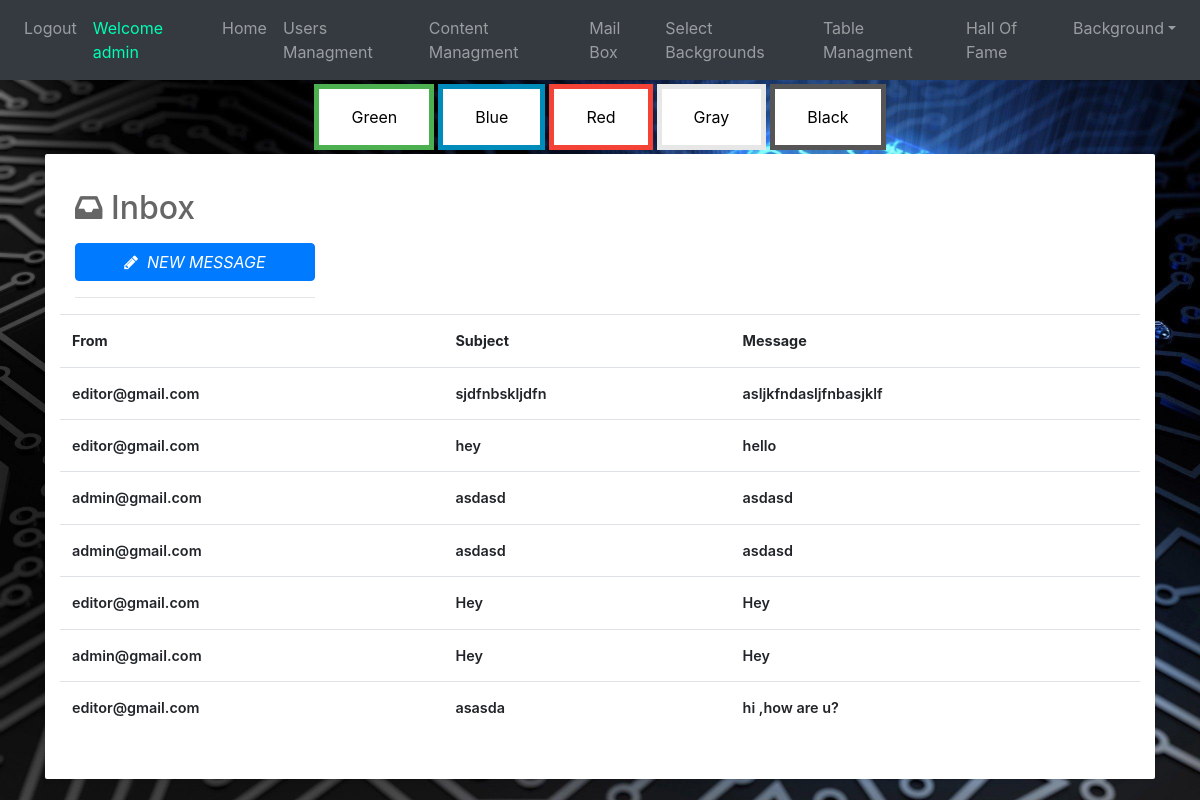
Screenshot of /mailBox (signed in) with the database file from the repository.
### website/models.py (models this page shows)
class User(db.Model, UserMixin):
    id = db.Column(db.Integer, primary_key=True)
    email = db.Column(db.String(150), unique=True)
    password = db.Column(db.String(150))
    first_name = db.Column(db.String(150))
    auth = db.Column(db.String(50))
    background = db.Column(db.String(100))
    scores = db.relationship('Score')

class MailBox(db.Model):
    id = db.Column(db.Integer, primary_key=True)
    From = db.Column(db.String(150))
    to = db.Column(db.String(150))
    message = db.Column(db.String(1000))
    subject = db.Column(db.String(150))

### website/views.py (the view, shortened to what this page needs)
@views.route('/mailBox',methods=['GET', 'POST'])
@login_required
def mailBox():
    back=Background.query.all()
    mail = MailBox.query.filter_by(to = str(current_user.email))
    return render_template("mailBox.html", user=current_user, mails=mail,background=back)

### website/__init__.py (called while the page is built)
def create_app():
    app = Flask(__name__)
    app.config['SECRET_KEY'] = 'hjshjhdjah kjshkjdhjs'
    app.config['SQLALCHEMY_DATABASE_URI'] = f'sqlite:///{DB_NAME}'
    db.init_app(app)
    from .views import views
    from .auth import auth
    app.register_blueprint(auth, url_prefix='/')
    app.register_blueprint(views, url_prefix='/')
    from .models import User
    create_database(app)
    login_manager = LoginManager()
    login_manager.login_view = 'auth.login'
    login_manager.init_app(app)
    @login_manager.user_loader
    def load_user(id):
        return User.query.get(int(id))
    return app

### website/templates/mailBox.html (shortened to what this page needs)
{% extends "base.html" %} {% block title %} mailBox {% endblock %} {% block content
%}
<!DOCTYPE html>
<html lang="en">
<head>
    <link href="https://maxcdn.bootstrapcdn.com/font-awesome/4.3.0/css/font-awesome.min.css" rel="stylesheet">
    <link rel="stylesheet" href="https://stackpath.bootstrapcdn.com/bootstrap/4.5.0/css/bootstrap.min.css">
    <link rel="stylesheet" href="https://maxcdn.bootstrapcdn.com/font-awesome/4.7.0/css/font-awesome.min.css">
</head>
<body>
    <div class="container">
        <div class="row">
            <div class="col-md-12">
                <div class="grid email">
                    <div class="grid-body">
                        <div class="row">
                            <div class="col-md-3">
                                <h2 class="grid-title"><i class="fa fa-inbox"></i> Inbox</h2>
                                <a class="btn btn-block btn-primary" data-toggle="modal" data-target="#compose-modal"><i
                                        class="fa fa-pencil" style="color:white;"></i>&nbsp;&nbsp;<i
                                        style="color: white;">NEW MESSAGE</i></a>
                                <hr>
                            </div>
                            <div class="table-responsive">
                                <table class="table">
                                    <tbody>
                                        <tr>
                                            <th>
                                                From
                                            </th>
                                            <th>
                                                Subject
                                            </th>
                                            <th>
                                                Message
                                            </th>
                                        </tr>
                                        {%for mail in mails%}
                                        <tr>
                                            <td class="name">
                                                {{mail.From}}
                                            </td>
                                            <td class="subject">
                                                {{mail.subject}}
                                            </td>
                                            <td class="message">
                                                {{mail.message}}
                                            </td>
                                        </tr>
                                        {%endfor%}
                                    </tbody>
                                </table>
                            </div>
                        </div>
                    </div>
                </div>
            </div>
        </div>
    </div>
    </div>
</body>
</html>
{% endblock %}

### website/templates/base.html (shortened to what this page needs)
<!DOCTYPE html>
<html>
  <head>
    <link
      rel="stylesheet"
      href="https://stackpath.bootstrapcdn.com/bootstrap/4.4.1/css/bootstrap.min.css"
    />
    <link
      rel="stylesheet"
      href="https://stackpath.bootstrapcdn.com/font-awesome/4.7.0/css/font-awesome.min.css"
    />
  </head>
  <body>
    <nav class="navbar navbar-expand-lg navbar-dark bg-dark">
      <div class="collapse navbar-collapse" id="navbar">
        <div class="navbar-nav">
          {% if user.is_authenticated %}
          <a class="nav-item nav-link" onmouseover="logOutSound()" id="logout" href="/logout">Logout</a>
          <a class="nav-item nav-link" style="color: rgb(0, 255, 179);">Welcome {{user.first_name}}</a>
            {% if user.auth=="admin" %}
            <a class="nav-item nav-link" id="managment" href="/adminPage">Home</a>
            <a class="nav-item nav-link" id="managment" href="/userManagment">Users Managment</a>
            <a class="nav-item nav-link" id="managment" href="/contentManagement">Content Managment</a>
            <a class="nav-item nav-link" id="managment" href="/mailBox">Mail Box</a>
            <a class="nav-item nav-link" id="managment" href="/selectBackgrounds">Select Backgrounds</a>
            <a class="nav-item nav-link" id="managment" href="/tableManagment">Table Managment</a>
            <a class="nav-item nav-link" id="managment" href="/hallOfFame">Hall Of Fame</a>
            {% endif %}
          <div class="nav-item dropdown">
            <a class="nav-link dropdown-toggle btnnavbar" href="#" id="navbarDropdownMenuLink" role="button" data-toggle="dropdown" aria-haspopup="true" aria-expanded="false" >Background</a>
          </div>
          {% else %}
          <a class="nav-item nav-link" id="login" href="/">Login</a>
          {% endif %}
        </div>
      </div>
    </nav>
    <div class="d-flex justify-content-center">
      <button class="button button1" onclick="BackGreen()">Green</button>
      <button class="button button2" onclick="BackBlue()">Blue</button>
      <button class="button button3" onclick="BackRed()">Red</button>
      <button class="button button4" onclick="BackGray()">Gray</button>
      <button class="button button5" onclick="BackBlack()">Black</button>
    </div>
    <div class="container-fluid">{% block content %} {% endblock %}</div>
  </body>
</html>

### website/templates/mailBox.html (style rules this page uses)
body { background-size: cover; }
.email { padding: 20px 10px 15px 10px; font-size: 1em; }
.email h2 { margin-top: 0; padding-bottom: 8px; }
.email table { font-weight: 600; }
.grid { position: relative; width: 100%; background: #fff; color: #666666; border-radius: 2px; margin-bottom: 25px; box-shadow: 0px 1px 4px rgba(0, 0, 0, 0.1); }
.grid .grid-body { padding: 15px 20px 15px 20px; font-size: 0.9em; line-height: 1.9em; }

### rows the page displays
User: first_name "admin"
MailBox: From "editor@gmail.com", subject "sjdfnbskljdfn", message "asljkfndasljfnbasjklf"
MailBox: From "editor@gmail.com", subject "hey", message "hello"
MailBox: From "admin@gmail.com", subject "asdasd", message "asdasd"
MailBox: From "admin@gmail.com", subject "asdasd", message "asdasd"
MailBox: From "editor@gmail.com", subject "Hey", message "Hey"
MailBox: From "admin@gmail.com", subject "Hey", message "Hey"
MailBox: From "editor@gmail.com", subject "asasda", message "hi ,how are u?"
